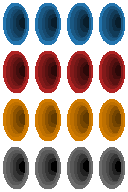
#> input picture scripts/asset-sources/assets-src/portals32.png, 128 x 192 px, given in place of tilemap_packed.png, which was not available
$ python inspect_td_tiles.py
#> lines starting #> are read from the running program, lines starting #| are printed output that depends on the picture; pictures that were not available may be replaced by others from this repository, and a replacement may not be noted
"""Tiny Dungeon 132 타일 컨택트시트 (타일 번호 라벨) — 아이콘 선정용"""
from PIL import Image, ImageDraw

SRC = "/tmp/td/Tilemap/tilemap_packed.png"
OUT = "/home/z/my-project/tool-results/td_contact.png"

im = Image.open(SRC).convert("RGBA")
#> im is the input picture: PIL image 128x192 RGBA; mean R, G, B, A 57.6, 41.4, 32.6, 146.2
tw, th = 16, 16
cols = im.width // tw  # 12
#> cols = 8
rows = im.height // th  # 11
#> rows = 12
S = 4  # 확대
PAD = 14

sheet = Image.new("RGBA", (cols * (tw * S + 4) + 8, rows * (th * S + PAD + 2) + 8), (24, 26, 32, 255))
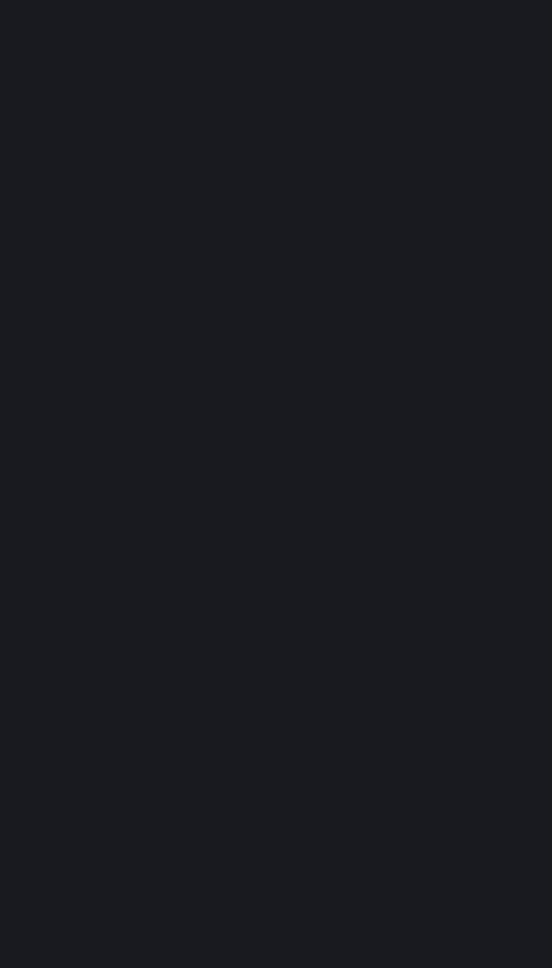
#> sheet: PIL image 552x968 RGBA; mean R, G, B, A 24, 26, 32, 255
dr = ImageDraw.Draw(sheet)
for r in range(rows):
    for c in range(cols):
        idx = r * cols + c
        tile = im.crop((c * tw, r * th, (c + 1) * tw, (r + 1) * th)).resize((tw * S, th * S), Image.NEAREST)
        x = 4 + c * (tw * S + 4)
        y = 4 + r * (th * S + PAD + 2)
        sheet.paste(tile, (x, y), tile)
        dr.text((x + 2, y + th * S + 1), str(idx), fill=(255, 220, 120, 255))
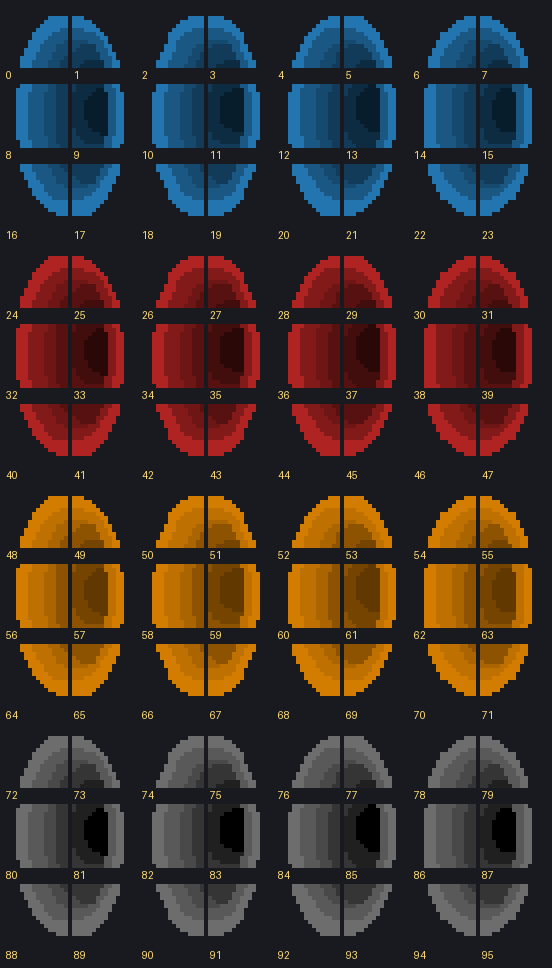
#> sheet: PIL image 552x968 RGBA; mean R, G, B, A 57.4, 46.5, 42.9, 255
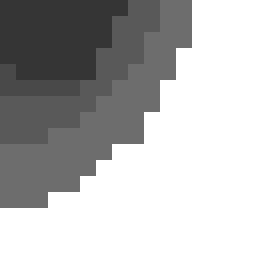
#> tile: PIL image 64x64 RGBA (shown 4 times larger); mean R, G, B, A 39.6, 39.6, 39.6, 116.5; transparent parts drawn white

sheet.save(OUT)
print("saved", OUT, sheet.size)
#| saved /home/z/my-project/tool-results/td_contact.png (552, 968)
